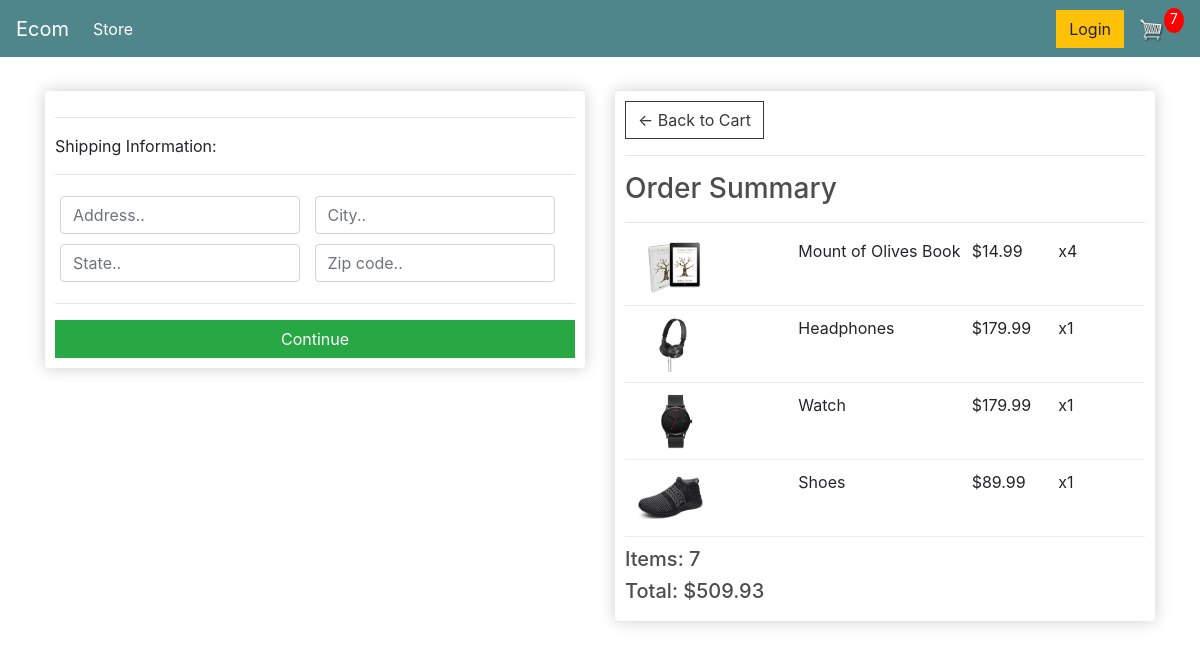
The app's page /checkout/ (signed in) with its own data.
### store/models.py (models this page shows, shortened)
class OrderItem(models.Model):
    product = models.ForeignKey(Product, on_delete=models.SET_NULL, null=True)
    order = models.ForeignKey(Order, on_delete=models.SET_NULL, null=True)
    quantity = models.IntegerField(default=0, null=True, blank=True)
    date_added = models.DateTimeField(auto_now_add=True)
    @property
    def get_total(self):
        total = self.product.price * self.quantity
        return total

class Product(models.Model):
    name = models.CharField(max_length=200)
    price = models.FloatField()
    digital = models.BooleanField(default=False, null=True, blank=True)
    image = models.ImageField(null=True, blank=True)
    @property
    def imageURL(self):
        try:
            url = self.image.url
        except:
            url = ''
        return url

class Order(models.Model):
    customer = models.ForeignKey(Customer, on_delete=models.SET_NULL, null=True, blank=True)
    date_ordered = models.DateTimeField(auto_now_add=True)
    complete = models.BooleanField(default=False, null=True, blank=False)
    transaction_id = models.CharField(max_length=100, null=True)
    @property
    def shipping(self):
        shipping = False
        orderitems = self.orderitem_set.all()
        for i in orderitems:
            if i.product.digital == False:
                shipping = True
        return shipping
    @property
    def get_cart_total(self):
        orderitems = self.orderitem_set.all()
        total = sum([item.get_total for item in orderitems])
        return total
    @property
    def get_cart_items(self):
        orderitems = self.orderitem_set.all()
        total = sum([item.quantity for item in orderitems])
        return total

### store/views.py (the view)
# urls.py: path('checkout/', views.checkout, name="checkout"),
def checkout(request):
    data = cartData(request)
    cartItems = data['cartItems']
    order = data['order']
    items = data['items']
    context = {'items': items, 'order': order, 'cartItems': cartItems}
    return render(request, 'store/checkout.html', context)

### store/utils.py (called while the page is built)
def cartData(request):
    if request.user.is_authenticated:
        customer = request.user.customer
        order, created = Order.objects.get_or_create(customer=customer, complete=False)
        items = order.orderitem_set.all()
        cartItems = order.get_cart_items
    else:
        cookieData = cookieCart(request)
        cartItems = cookieData['cartItems']
        order = cookieData['order']
        items = cookieData['items']
    return {'cartItems': cartItems, 'order': order, 'items': items}

### store/templates/store/checkout.html (shortened to what this page needs)
{% extends 'store/main.html' %}
{% load static %}
{% block content %}
<div class="row">
     <div class="col-lg-6">
          <div class="box-element" id="form-wrapper">
               <form id="form">
          <div id="shipping-info">
            <hr>
            <p>Shipping Information:</p>
						<hr>
						<div class="form-field">
							<input class="form-control" type="text" name="address" placeholder="Address..">
						</div>
						<div class="form-field">
							<input class="form-control" type="text" name="city" placeholder="City..">
						</div>
						<div class="form-field">
							<input class="form-control" type="text" name="state" placeholder="State..">
						</div>
						<div class="form-field">
							<input class="form-control" type="text" name="zipcode" placeholder="Zip code..">
						</div>
                    </div>
                    <hr>
                    <input id = "form-button" class="btn btn-success btn-block" type="submit" value="Continue">
               </form>
          </div>
          <br>
     </div>
      <div class="col-lg-6">
          <div class="box-element">
               <a  class="btn btn-outline-dark" href="{% url 'cart' %}">&#x2190; Back to Cart</a>
               <hr>
               <h3>Order Summary</h3>
               <hr>
              {% for item in items %}
               <div class="cart-row">
                    <div style="flex:2"><img class="row-image" src="{{item.product.imageURL}}"></div>
                    <div style="flex:2"><p>{{item.product.name}}</p></div>
                    <div style="flex:1"><p>${{item.product.price}}</p></div>
                    <div style="flex:1"><p>x{{item.quantity}}</p></div>
               </div>
              {% endfor %}
               <h5>Items: {{order.get_cart_items}}</h5>
               <h5>Total: ${{order.get_cart_total|floatformat:2}}</h5>
          </div>
      </div>
</div>
{% endblock content %}

### static/css/main.css (style rules this page uses)
h1,h2,h3,h4,h5,h6 { color:hsl(0, 0%, 30%); }
.box-element { box-shadow:hsl(0, 0%, 80%) 0 0 16px; background-color: #fff; border-radius: 4px; padding: 10px; }
.col-lg-4, .col-lg-6, .col-lg-8, .col-lg-12 { margin-top: 10px; }
.btn { border-radius: 0; }
.row-image { width: 100px; }
.form-field { width:250px; display: inline-block; padding: 5px; }
.cart-row { display: flex; align-items: flex-stretch; padding-bottom: 10px; margin-bottom: 10px; border-bottom: 1px solid #ececec; }

### records on screen
OrderItem: product.imageURL (picture), product.name "Mount of Olives Book", product.price "14.99", quantity "4"
OrderItem: product.imageURL (picture), product.name "Headphones", product.price "179.99", quantity "1"
OrderItem: product.imageURL (picture), product.name "Watch", product.price "179.99", quantity "1"
OrderItem: product.imageURL (picture), product.name "Shoes", product.price "89.99", quantity "1"
Order: get_cart_items "7", get_cart_total "509.93"

### other values on screen
{{ cartItems }} "7"
